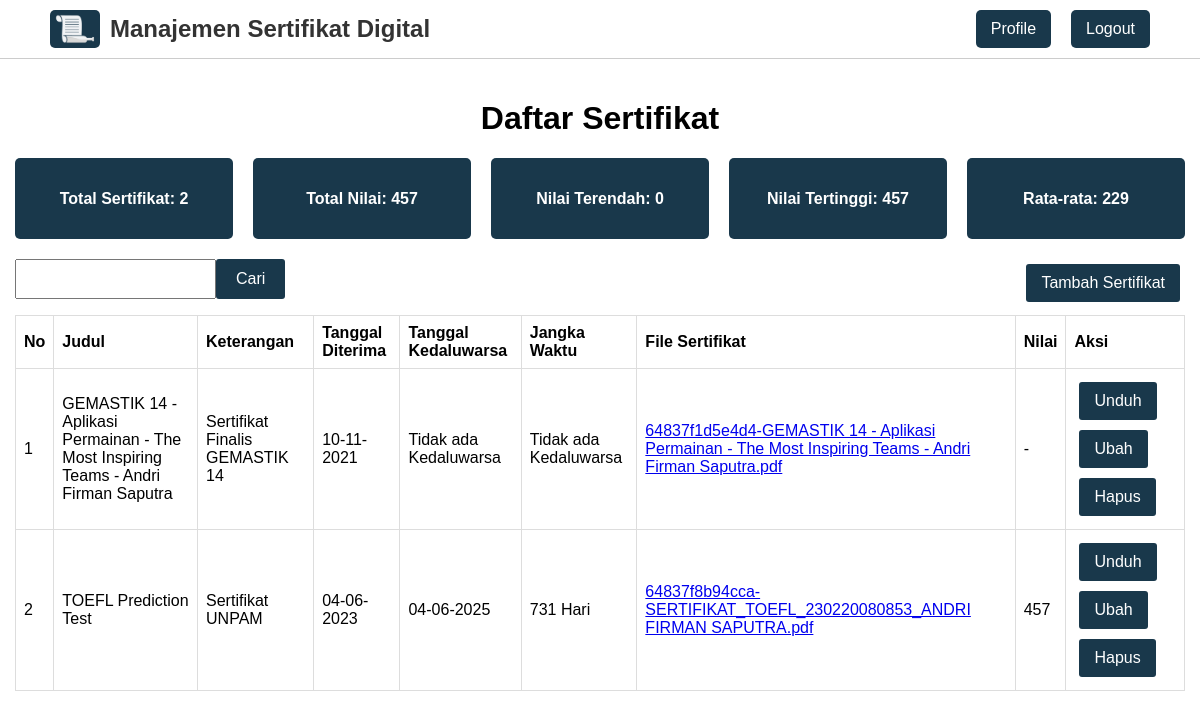
/index.php (signed in), run on the app's committed database.
### tables this page shows
CREATE TABLE `sertifikat` (
  `id_sertifikat` int(11) NOT NULL,
  `judul` varchar(100) NOT NULL,
  `keterangan` text NOT NULL,
  `tanggal_diterima` date NOT NULL,
  `tanggal_kedaluwarsa` date DEFAULT NULL,
  `file_sertifikat` text NOT NULL,
  `id_user` int(11) NOT NULL
);

CREATE TABLE `penilaian` (
  `id_penilaian` int(11) NOT NULL,
  `id_sertifikat` int(11) NOT NULL,
  `nilai` int(11) NOT NULL
);

### index.php (the view, shortened to what this page needs)
<?php
require_once 'koneksi.php';
$id_user = $_SESSION['id_user'];
$data_user = mysqli_fetch_assoc(mysqli_query($koneksi, "SELECT * FROM user WHERE id_user = '$id_user'"));
if ($data_user['username'] == 'admin') {
    $sertifikat = mysqli_query($koneksi, "SELECT *, sertifikat.id_sertifikat AS sertifikat_id_sertifikat FROM sertifikat INNER JOIN user ON sertifikat.id_user = user.id_user LEFT JOIN penilaian ON sertifikat.id_sertifikat = penilaian.id_sertifikat ORDER BY judul ASC");
    $total_sertifikat = mysqli_fetch_assoc(mysqli_query($koneksi, "SELECT *, sertifikat.id_sertifikat AS sertifikat_id_sertifikat, count(sertifikat.id_sertifikat) as total_sertifikat FROM sertifikat INNER JOIN user ON sertifikat.id_user = user.id_user LEFT JOIN penilaian ON sertifikat.id_sertifikat = penilaian.id_sertifikat ORDER BY judul ASC"))['total_sertifikat'];
    $total_nilai = mysqli_fetch_assoc(mysqli_query($koneksi, "SELECT *, sertifikat.id_sertifikat AS sertifikat_id_sertifikat, sum(penilaian.nilai) as total_nilai FROM sertifikat INNER JOIN user ON sertifikat.id_user = user.id_user LEFT JOIN penilaian ON sertifikat.id_sertifikat = penilaian.id_sertifikat ORDER BY judul ASC"))['total_nilai'];
    $nilai_terendah = mysqli_fetch_assoc(mysqli_query($koneksi, "SELECT *, sertifikat.id_sertifikat AS sertifikat_id_sertifikat, min(penilaian.nilai) as nilai_terendah FROM sertifikat INNER JOIN user ON sertifikat.id_user = user.id_user LEFT JOIN penilaian ON sertifikat.id_sertifikat = penilaian.id_sertifikat ORDER BY judul ASC"))['nilai_terendah'];
    $nilai_tertinggi = mysqli_fetch_assoc(mysqli_query($koneksi, "SELECT *, sertifikat.id_sertifikat AS sertifikat_id_sertifikat, max(penilaian.nilai) as nilai_tertinggi FROM sertifikat INNER JOIN user ON sertifikat.id_user = user.id_user LEFT JOIN penilaian ON sertifikat.id_sertifikat = penilaian.id_sertifikat ORDER BY judul ASC"))['nilai_tertinggi'];
    $rata_rata = mysqli_fetch_assoc(mysqli_query($koneksi, "SELECT *, sertifikat.id_sertifikat AS sertifikat_id_sertifikat, avg(penilaian.nilai) as rata_rata FROM sertifikat INNER JOIN user ON sertifikat.id_user = user.id_user LEFT JOIN penilaian ON sertifikat.id_sertifikat = penilaian.id_sertifikat ORDER BY judul ASC"))['rata_rata'];
    if (isset($_POST['btnCari'])) {
        $keyword = $_POST['keyword'];
        $sertifikat = mysqli_query($koneksi, "SELECT *, sertifikat.id_sertifikat AS sertifikat_id_sertifikat FROM sertifikat INNER JOIN user ON sertifikat.id_user = user.id_user LEFT JOIN penilaian ON sertifikat.id_sertifikat = penilaian.id_sertifikat WHERE judul LIKE '%$keyword%'
            OR keterangan LIKE '%$keyword%'
            OR tanggal_diterima LIKE '%$keyword%'
            OR tanggal_kedaluwarsa LIKE '%$keyword%'
            OR nilai LIKE '%$keyword%'
            OR file_sertifikat LIKE '%$keyword%'
            ORDER BY tanggal_diterima DESC");
    }
} else {
    $sertifikat = mysqli_query($koneksi, "SELECT *, sertifikat.id_sertifikat AS sertifikat_id_sertifikat FROM sertifikat INNER JOIN user ON sertifikat.id_user = user.id_user LEFT JOIN penilaian ON sertifikat.id_sertifikat = penilaian.id_sertifikat WHERE sertifikat.id_user = '$id_user' ORDER BY judul ASC");
    $total_sertifikat = mysqli_fetch_assoc(mysqli_query($koneksi, "SELECT *, sertifikat.id_sertifikat AS sertifikat_id_sertifikat, count(sertifikat.id_sertifikat) as total_sertifikat FROM sertifikat INNER JOIN user ON sertifikat.id_user = user.id_user LEFT JOIN penilaian ON sertifikat.id_sertifikat = penilaian.id_sertifikat WHERE sertifikat.id_user = '$id_user' ORDER BY judul ASC"))['total_sertifikat'];
    $total_nilai = mysqli_fetch_assoc(mysqli_query($koneksi, "SELECT *, sertifikat.id_sertifikat AS sertifikat_id_sertifikat, sum(penilaian.nilai) as total_nilai FROM sertifikat INNER JOIN user ON sertifikat.id_user = user.id_user LEFT JOIN penilaian ON sertifikat.id_sertifikat = penilaian.id_sertifikat WHERE sertifikat.id_user = '$id_user' ORDER BY judul ASC"))['total_nilai'];
    $nilai_terendah = mysqli_fetch_assoc(mysqli_query($koneksi, "SELECT *, sertifikat.id_sertifikat AS sertifikat_id_sertifikat, min(penilaian.nilai) as nilai_terendah FROM sertifikat INNER JOIN user ON sertifikat.id_user = user.id_user LEFT JOIN penilaian ON sertifikat.id_sertifikat = penilaian.id_sertifikat WHERE sertifikat.id_user = '$id_user' ORDER BY judul ASC"))['nilai_terendah'];
    $nilai_tertinggi = mysqli_fetch_assoc(mysqli_query($koneksi, "SELECT *, sertifikat.id_sertifikat AS sertifikat_id_sertifikat, max(penilaian.nilai) as nilai_tertinggi FROM sertifikat INNER JOIN user ON sertifikat.id_user = user.id_user LEFT JOIN penilaian ON sertifikat.id_sertifikat = penilaian.id_sertifikat WHERE sertifikat.id_user = '$id_user' ORDER BY judul ASC"))['nilai_tertinggi'];
    $rata_rata = mysqli_fetch_assoc(mysqli_query($koneksi, "SELECT *, sertifikat.id_sertifikat AS sertifikat_id_sertifikat, avg(penilaian.nilai) as rata_rata FROM sertifikat INNER JOIN user ON sertifikat.id_user = user.id_user LEFT JOIN penilaian ON sertifikat.id_sertifikat = penilaian.id_sertifikat WHERE sertifikat.id_user = '$id_user' ORDER BY judul ASC"))['rata_rata'];
}
?>
<html>
<head>
    <?php include_once 'head.php'; ?>
</head>
<body>
    <?php include_once 'navbar.php'; ?>
    <div class="container">
        <h1 class="text-center">Daftar Sertifikat</h1>
        <div class="row">
            <div class="col">
                <div class="card">
                    <h4>Total Sertifikat: <?= str_replace(",", ".", number_format($total_sertifikat)); ?></h4>
                </div>
            </div>
            <div class="col">
                <div class="card">
                    <h4>Total Nilai: <?= str_replace(",", ".", number_format($total_nilai)); ?></h4>
                </div>
            </div>
            <div class="col">
                <div class="card">
                    <h4>Nilai Terendah: <?= str_replace(",", ".", number_format($nilai_terendah)); ?></h4>
                </div>
            </div>
            <div class="col">
                <div class="card">
                    <h4>Nilai Tertinggi: <?= str_replace(",", ".", number_format($nilai_tertinggi)); ?></h4>
                </div>
            </div>
            <div class="col">
                <div class="card">
                    <h4>Rata-rata: <?= str_replace(",", ".", number_format($rata_rata)); ?></h4>
                </div>
            </div>
        </div>
        <form method="post" class="form-search">
            <input type="text" name="keyword" id="keyword" required value="<?= (isset($_POST['btnCari'])) ? $keyword : ''; ?>">
            <button type="submit" name="btnCari" class="btn">Cari</button>
        </form>
        <div class="btn-tambah">
            <a class="btn" href="tambah_sertifikat.php">Tambah Sertifikat</a>
        </div>
        <div class="table-responsive clear-both">
            <table border="1" cellpadding="10" cellspacing="0">
            	<thead>
            		<tr>
            			<th>No</th>
            			<th>Judul</th>
            			<th>Keterangan</th>
            			<th>Tanggal Diterima</th>
            			<th>Tanggal Kedaluwarsa</th>
                        <th>Jangka Waktu</th>
                        <th>File Sertifikat</th>
            			<th>Nilai</th>
                        <th>Aksi</th>
            		</tr>
            	</thead>
            	<tbody>
            		<?php $i = 1; ?>
            		<?php foreach ($sertifikat as $data_sertifikat): ?>
            			<tr>
            				<td><?= $i++; ?></td>
            				<td><?= $data_sertifikat['judul']; ?></td>
            				<td><?= strip_tags($data_sertifikat['keterangan']); ?></td>
            				<td><?= date("d-m-Y", strtotime($data_sertifikat['tanggal_diterima'])); ?></td>
            				<td>
            					<?php if ($data_sertifikat['tanggal_kedaluwarsa'] == '0000-00-00'): ?>
    	        					Tidak ada Kedaluwarsa
            					<?php else: ?>
            						<?= date("d-m-Y", strtotime($data_sertifikat['tanggal_kedaluwarsa'])); ?>
            					<?php endif ?>
            				</td>
                            <td>
                                <?php if ($data_sertifikat['tanggal_kedaluwarsa'] == '0000-00-00'): ?>
                                    Tidak ada Kedaluwarsa
                                <?php else: ?>
                                    <?php
                                        $tanggal_diterima = new DateTime($data_sertifikat['tanggal_diterima']);
                                        $tanggal_kedaluwarsa = new DateTime($data_sertifikat['tanggal_kedaluwarsa']);
                                        $difference = $tanggal_diterima->diff($tanggal_kedaluwarsa);
                                        echo $difference->format('%a Hari');
                                    ?>
                                <?php endif ?>
                            </td>
                            <td>
                                <a href="file/<?= $data_sertifikat['file_sertifikat']; ?>" target="_blank"><?= $data_sertifikat['file_sertifikat']; ?></a>
                            </td>
                            <td>
                                <?php if ($data_sertifikat['nilai']): ?>
                                    <?= $data_sertifikat['nilai']; ?>
                                <?php else: ?>
                                    -
                                <?php endif ?>
                            </td>
                            <td>
                                <a href="file/<?= $data_sertifikat['file_sertifikat']; ?>" target="_blank" class="btn">Unduh</a>
                                <a href="ubah_sertifikat.php?id_sertifikat=<?= $data_sertifikat['sertifikat_id_sertifikat']; ?>" class="btn">Ubah</a>
                                <a href="hapus_sertifikat.php?id_sertifikat=<?= $data_sertifikat['sertifikat_id_sertifikat']; ?>" class="btn" onclick="return confirm('Apakah Anda yakin ingin menghapus Sertifikat <?= $data_sertifikat['judul'] ?>?')">Hapus</a>
                            </td>
            			</tr>
            		<?php endforeach ?>
            	</tbody>
            </table>
        </div>
    </div>
</body>
</html>

### style.css (style rules this page uses)
* { font-family: 'Arial', sans-serif; }
body { margin: 0; padding: 0; }
.text-center { text-align: center; }
.container { margin: 100px auto; max-width: 1200px; padding: 0 15px; }
.btn { text-align: center; display: inline-block; padding: 10px 15px; border: none; background-color: #19384B; color: #fff; border-radius: 3px; cursor: pointer; text-decoration: none; margin: 5px; }
.form-search { float: left; display: flex; justify-content: center; }
.form-search input { height: 40px; margin: 0; padding: 10px; }
.form-search button { background-color: #19384B; color: white; font-size: 16px; height: 40px; margin: 0; margin-right: 1px; padding: 10px 20px; }
.btn-tambah { float: right; }
table { border: 1px solid black; border-collapse: collapse; width: 100%; }
th, td { text-align: center; padding: 8px; }
.profile th, td { text-align: left; }
.table-responsive { overflow-x: auto; }
.table-responsive table { width: 100%; border-collapse: collapse; }
.table-responsive th, .table-responsive td { padding: 8px; text-align: left; border: 1px solid #ddd; }
.clear-both { clear: both; }
.card { background-color: #19384B; color: #fff; border-radius: 5px; padding: 10px 30px; text-decoration: none; text-align: center; }
.row { display: flex; flex-wrap: wrap; justify-content: flex-start; margin-bottom: 10px; }
.col { margin-right: 20px; margin-bottom: 10px; flex: 1 0 0%; }
.col:last-child { margin-right: 0; }

### data on the page
sertifikat: judul "GEMASTIK 14 - Aplikasi Permainan - The Most Inspiring Teams - Andri Firman Saputra", keterangan "Sertifikat Finalis GEMASTIK 14", tanggal_diterima "10-11-2021", tanggal_kedaluwarsa "Tidak ada Kedaluwarsa", file_sertifikat "64837f1d5e4d4-GEMASTIK 14 - Aplikasi Permainan - The Most Inspiring Teams - Andri Firman Saputra.pdf"
sertifikat: judul "TOEFL Prediction Test", keterangan "Sertifikat UNPAM", tanggal_diterima "04-06-2023", tanggal_kedaluwarsa "04-06-2025", $difference->format('%a Hari') "731 Hari", file_sertifikat "64837f8b94cca-SERTIFIKAT_TOEFL_230220080853_ANDRI FIRMAN SAPUTRA.pdf", penilaian.nilai "457"

### other printed values
str_replace(",", ".", number_format($total_sertifikat)) "2"
str_replace(",", ".", number_format($total_nilai)) "457"
str_replace(",", ".", number_format($nilai_terendah)) "0"
str_replace(",", ".", number_format($nilai_tertinggi)) "457"
str_replace(",", ".", number_format($rata_rata)) "229"
